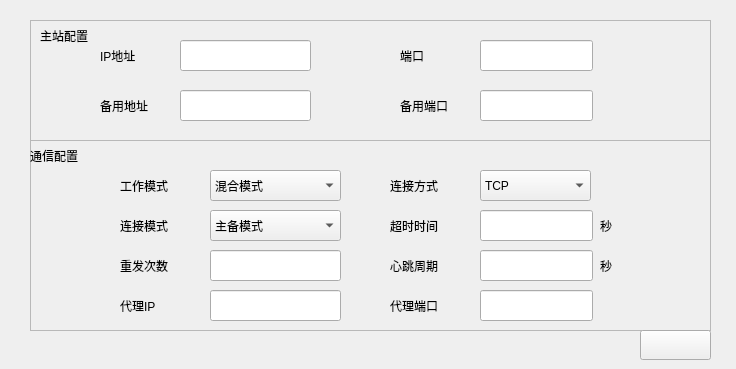
<?xml version="1.0" encoding="UTF-8"?>
<ui version="4.0">
 <class>EthernetCfg</class>
 <widget class="QWidget" name="EthernetCfg">
  <property name="geometry">
   <rect>
    <x>0</x>
    <y>0</y>
    <width>736</width>
    <height>369</height>
   </rect>
  </property>
  <property name="windowTitle">
   <string>Form</string>
  </property>
  <property name="styleSheet">
   <string notr="true"/>
  </property>
  <widget class="QWidget" name="widget" native="true">
   <property name="geometry">
    <rect>
     <x>0</x>
     <y>0</y>
     <width>739</width>
     <height>369</height>
    </rect>
   </property>
   <property name="styleSheet">
    <string notr="true">#widget{border-image: url(:/new/imgs/images/6_5_2.png);}</string>
   </property>
   <widget class="QFrame" name="frame">
    <property name="geometry">
     <rect>
      <x>30</x>
      <y>20</y>
      <width>681</width>
      <height>121</height>
     </rect>
    </property>
    <property name="frameShape">
     <enum>QFrame::StyledPanel</enum>
    </property>
    <property name="frameShadow">
     <enum>QFrame::Raised</enum>
    </property>
    <widget class="QLabel" name="label">
     <property name="geometry">
      <rect>
       <x>10</x>
       <y>0</y>
       <width>91</width>
       <height>31</height>
      </rect>
     </property>
     <property name="text">
      <string>主站配置</string>
     </property>
    </widget>
    <widget class="QLabel" name="label_2">
     <property name="geometry">
      <rect>
       <x>70</x>
       <y>20</y>
       <width>71</width>
       <height>31</height>
      </rect>
     </property>
     <property name="text">
      <string>IP地址</string>
     </property>
    </widget>
    <widget class="QLineEdit" name="lineEdit">
     <property name="geometry">
      <rect>
       <x>150</x>
       <y>20</y>
       <width>131</width>
       <height>31</height>
      </rect>
     </property>
    </widget>
    <widget class="QLabel" name="label_3">
     <property name="geometry">
      <rect>
       <x>70</x>
       <y>70</y>
       <width>71</width>
       <height>31</height>
      </rect>
     </property>
     <property name="text">
      <string>备用地址</string>
     </property>
    </widget>
    <widget class="QLineEdit" name="lineEdit_2">
     <property name="geometry">
      <rect>
       <x>150</x>
       <y>70</y>
       <width>131</width>
       <height>31</height>
      </rect>
     </property>
    </widget>
    <widget class="QLineEdit" name="lineEdit_3">
     <property name="geometry">
      <rect>
       <x>450</x>
       <y>70</y>
       <width>113</width>
       <height>31</height>
      </rect>
     </property>
    </widget>
    <widget class="QLabel" name="label_4">
     <property name="geometry">
      <rect>
       <x>370</x>
       <y>70</y>
       <width>71</width>
       <height>31</height>
      </rect>
     </property>
     <property name="text">
      <string>备用端口</string>
     </property>
    </widget>
    <widget class="QLabel" name="label_5">
     <property name="geometry">
      <rect>
       <x>370</x>
       <y>20</y>
       <width>71</width>
       <height>31</height>
      </rect>
     </property>
     <property name="text">
      <string>端口</string>
     </property>
    </widget>
    <widget class="QLineEdit" name="lineEdit_4">
     <property name="geometry">
      <rect>
       <x>450</x>
       <y>20</y>
       <width>113</width>
       <height>31</height>
      </rect>
     </property>
    </widget>
   </widget>
   <widget class="QFrame" name="frame_2">
    <property name="geometry">
     <rect>
      <x>30</x>
      <y>140</y>
      <width>681</width>
      <height>191</height>
     </rect>
    </property>
    <property name="frameShape">
     <enum>QFrame::StyledPanel</enum>
    </property>
    <property name="frameShadow">
     <enum>QFrame::Raised</enum>
    </property>
    <widget class="QLabel" name="label_6">
     <property name="geometry">
      <rect>
       <x>0</x>
       <y>0</y>
       <width>67</width>
       <height>31</height>
      </rect>
     </property>
     <property name="text">
      <string>通信配置</string>
     </property>
    </widget>
    <widget class="QLabel" name="label_7">
     <property name="geometry">
      <rect>
       <x>90</x>
       <y>30</y>
       <width>67</width>
       <height>31</height>
      </rect>
     </property>
     <property name="text">
      <string>工作模式</string>
     </property>
    </widget>
    <widget class="QComboBox" name="comboBox">
     <property name="geometry">
      <rect>
       <x>180</x>
       <y>30</y>
       <width>131</width>
       <height>31</height>
      </rect>
     </property>
     <item>
      <property name="text">
       <string>混合模式</string>
      </property>
     </item>
     <item>
      <property name="text">
       <string>客户机模式</string>
      </property>
     </item>
     <item>
      <property name="text">
       <string>服务器模式</string>
      </property>
     </item>
    </widget>
    <widget class="QComboBox" name="comboBox_4">
     <property name="geometry">
      <rect>
       <x>180</x>
       <y>70</y>
       <width>131</width>
       <height>31</height>
      </rect>
     </property>
     <item>
      <property name="text">
       <string>主备模式</string>
      </property>
     </item>
     <item>
      <property name="text">
       <string>多连接模式</string>
      </property>
     </item>
    </widget>
    <widget class="QLabel" name="label_10">
     <property name="geometry">
      <rect>
       <x>90</x>
       <y>70</y>
       <width>67</width>
       <height>31</height>
      </rect>
     </property>
     <property name="text">
      <string>连接模式</string>
     </property>
    </widget>
    <widget class="QComboBox" name="comboBox_5">
     <property name="geometry">
      <rect>
       <x>450</x>
       <y>30</y>
       <width>111</width>
       <height>31</height>
      </rect>
     </property>
     <item>
      <property name="text">
       <string>TCP</string>
      </property>
     </item>
     <item>
      <property name="text">
       <string>UDP</string>
      </property>
     </item>
    </widget>
    <widget class="QLabel" name="label_11">
     <property name="geometry">
      <rect>
       <x>360</x>
       <y>30</y>
       <width>67</width>
       <height>31</height>
      </rect>
     </property>
     <property name="text">
      <string>连接方式</string>
     </property>
    </widget>
    <widget class="QLineEdit" name="lineEdit_6">
     <property name="geometry">
      <rect>
       <x>180</x>
       <y>110</y>
       <width>131</width>
       <height>31</height>
      </rect>
     </property>
    </widget>
    <widget class="QLabel" name="label_9">
     <property name="geometry">
      <rect>
       <x>90</x>
       <y>110</y>
       <width>71</width>
       <height>31</height>
      </rect>
     </property>
     <property name="text">
      <string>重发次数</string>
     </property>
    </widget>
    <widget class="QLineEdit" name="lineEdit_5">
     <property name="geometry">
      <rect>
       <x>450</x>
       <y>70</y>
       <width>113</width>
       <height>31</height>
      </rect>
     </property>
    </widget>
    <widget class="QLabel" name="label_8">
     <property name="geometry">
      <rect>
       <x>360</x>
       <y>70</y>
       <width>71</width>
       <height>31</height>
      </rect>
     </property>
     <property name="text">
      <string>超时时间</string>
     </property>
    </widget>
    <widget class="QLineEdit" name="lineEdit_7">
     <property name="geometry">
      <rect>
       <x>450</x>
       <y>110</y>
       <width>113</width>
       <height>31</height>
      </rect>
     </property>
    </widget>
    <widget class="QLabel" name="label_12">
     <property name="geometry">
      <rect>
       <x>360</x>
       <y>110</y>
       <width>71</width>
       <height>31</height>
      </rect>
     </property>
     <property name="text">
      <string>心跳周期</string>
     </property>
    </widget>
    <widget class="QLabel" name="label_13">
     <property name="geometry">
      <rect>
       <x>570</x>
       <y>70</y>
       <width>31</width>
       <height>31</height>
      </rect>
     </property>
     <property name="text">
      <string>秒</string>
     </property>
    </widget>
    <widget class="QLabel" name="label_14">
     <property name="geometry">
      <rect>
       <x>90</x>
       <y>150</y>
       <width>71</width>
       <height>31</height>
      </rect>
     </property>
     <property name="text">
      <string>代理IP</string>
     </property>
    </widget>
    <widget class="QLineEdit" name="lineEdit_8">
     <property name="geometry">
      <rect>
       <x>450</x>
       <y>150</y>
       <width>113</width>
       <height>31</height>
      </rect>
     </property>
    </widget>
    <widget class="QLineEdit" name="lineEdit_9">
     <property name="geometry">
      <rect>
       <x>180</x>
       <y>150</y>
       <width>131</width>
       <height>31</height>
      </rect>
     </property>
    </widget>
    <widget class="QLabel" name="label_15">
     <property name="geometry">
      <rect>
       <x>360</x>
       <y>150</y>
       <width>71</width>
       <height>31</height>
      </rect>
     </property>
     <property name="text">
      <string>代理端口</string>
     </property>
    </widget>
    <widget class="QLabel" name="label_16">
     <property name="geometry">
      <rect>
       <x>570</x>
       <y>110</y>
       <width>31</width>
       <height>31</height>
      </rect>
     </property>
     <property name="text">
      <string>秒</string>
     </property>
    </widget>
   </widget>
   <widget class="QPushButton" name="pushButton_save">
    <property name="geometry">
     <rect>
      <x>640</x>
      <y>330</y>
      <width>71</width>
      <height>30</height>
     </rect>
    </property>
    <property name="text">
     <string/>
    </property>
    <property name="icon">
     <iconset resource="../../imgs.qrc">
      <normaloff>:/new/imgs/images/save.png</normaloff>:/new/imgs/images/save.png</iconset>
    </property>
    <property name="iconSize">
     <size>
      <width>90</width>
      <height>30</height>
     </size>
    </property>
   </widget>
  </widget>
 </widget>
 <resources>
  <include location="../../imgs.qrc"/>
 </resources>
 <connections/>
</ui>
